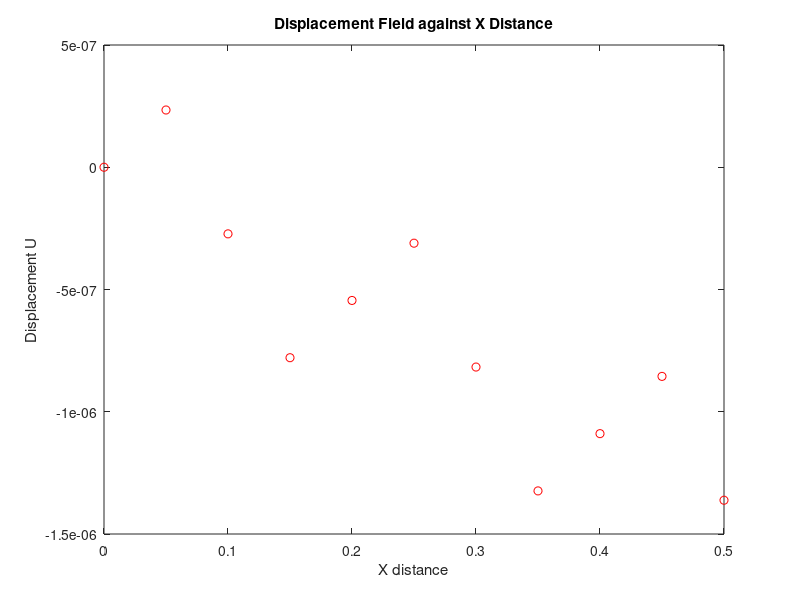

The MATLAB source for this figure: (Note: this script raises an error after producing the figure.)
% CODE FOR LINEAR ELEMENTS %

function Project_01_Linear_Final
L=0.5;                                  % Rod Length %
Le=zeros(5,1);                          % Element Size Matrix %
d=zeros(5,1);                           % L2 Error Values Matrix %
e=zeros(5,1);                           % Energy Error Values Matrix %
nn=[11,41,161,641,2565];                % No. of nodes %
x=zeros(5,1);
y1=zeros(5,1);                          % Extra Matrices used for Storage %
y2=zeros(5,1);
for i=1:5
    Le(i)=L/(nn(i)-1);                  % Le = Element Length %
    [d(i),e(i)]=solve_fem(nn(i));       % Solves model for given set of values %
    x(i)=log10(Le(i));
    y1(i)=log10(d(i));
    y2(i)=log10(e(i));
end
plot(x,y1,'ro-');                       % L2 Error Graph Plotting %
xlabel('Element Size');
ylabel('L2 Error');
title('Linear Element L2 Error');
figure;
plot(x,y2,'bo-');                       % Energy Error Graph Plotting %
xlabel('Element Size');
ylabel('Energy Error');
title('Linear Element Energy Error');

Convergence_L2=(y1(4)-y1(3))/(x(4)-x(3))% Calculates rate of Convergence for displacement%
Convergence_EE=(y2(4)-y2(3))/(x(4)-x(3))% Calculates rate of Convergence for energy%

end

function [L2,EE]=solve_fem(nn)
% Inputs %
N=nn;
L=0.5;                                 % Length of Al Rod %
Le=L/(N-1);                            % Calculation of Element Length %

% Connectivity and Nodes %
connect=[1:N-1;2:N];
nodes=[0:(L/(N-1)):L];

Ae=(pi/4)*0.01*0.01*70e9;              % Area * Elastic Modulus %

% Stiffness Matrix Calculation %
tic;                                   % Time Start %
k=Ae/Le;                               % Individual Element Stiffness (N/m) %
K=zeros(N); 
for i=2:N
    K(i,i-1)=(-1)*k;
    K(i-1,i)=(-1)*k;
    K(i,i)=2*k;
end
K(1,1)=k;
K(N,N)=k;
toc;                                   % Time Stop %

% Apply Traction and Body Force %
tic;                                   % Time Start %
f=zeros(N,1);
for c=connect
    Xe=nodes(c);
    le=Xe(2)-Xe(1);
for q=[-1,1]/sqrt(3)
    n=0.5*[1-q,1+q];
    x=n*Xe';
    f(c)=f(c)+n'*2000*(sin(10*pi*x))*(le/2);
end
end
f(N)=f(N)-((pi/4)*0.01*0.01*1000000);  % Traction Force %
f(1)=0;                                % body force at x=0 %

% Boundary Conditions %
K(1,2)=0;                              % Boundary Condition at x=0, u=0 %
K(2,1)=0;

% Solution %
u=zeros(N,1);
u=K\f;
toc;                                   % Stop Time %

% Calculation of new node positions %
new_nodes=zeros(N,1);
for i=1:N
    new_nodes(i,1)=nodes(i)+u(i,1);
end  

% Plotting the Displacement Graphs %
figure;
plot(nodes,u,'ro');                    % Plotting graph for Displacement Field %
xlabel('X distance');
ylabel('Displacement U');
title('Displacement Field against X Distance');
legend('Displacement Field',N);

% Elements lengths and strain calculations %

new_length=zeros(N-1,1);
for i=1:N-1
    new_length(i,1)=new_nodes(i+1,1)-new_nodes(i,1);
    strain(i,1)=((new_length(i,1)-Le)/Le);
end

% Plotting the Strain Graphs %
figure;
plot(nodes(1:N-1),strain(1:N-1),'b'); 
title('Strain Field against X Distance'); % Plotting Graphs for Strain %
legend('Strain Field FEM');
xlabel('X distance');
ylabel('Strain Value');

% Calculation of L2 and Energy Error Norm %

L2_error=0;
EE_error=0;
E=70e9;
A=(pi/4)*0.01*0.01;
for c=connect
    Xe=nodes(c);
    le=Xe(2)-Xe(1);
    w=[5/9 8/9 5/9];                  % Weight Functions for 3 point Gauss Quadrature %
    mm=1;
    for q=[-1,0,1]/sqrt(3/5)          % 3 point Gauss Quadrature %
        n=0.5*[1-q,1+q];              % Shape Function %
        B=(1/le)*[-1,1];              % Derivative of the Shape Function %
        x=n*Xe';
        u_h=n*u(c);
        strain_h=B*u(c);
        exact_u=((20*sin(10*pi*x))/(E*A*(pi^2))+(((200/(pi*A*E))-(1e6/E))*x));
        exact_strain=(((200*cos(10*pi*x))/(E*A*pi))+((200/(pi*A*E))-(1e6/E)));
        L2_error = L2_error + ((exact_u-u_h)^2)*(le/2)*w(mm);
        EE_error = EE_error + (0.5*70e9*(exact_strain-strain_h)^2)*(le/2)*w(mm);
        mm=mm+1;
    end
end

L2=sqrt(L2_error);                    % Final Value of L2_Error %
EE=sqrt(EE_error);                    % Final Value of Energy Error %

end
